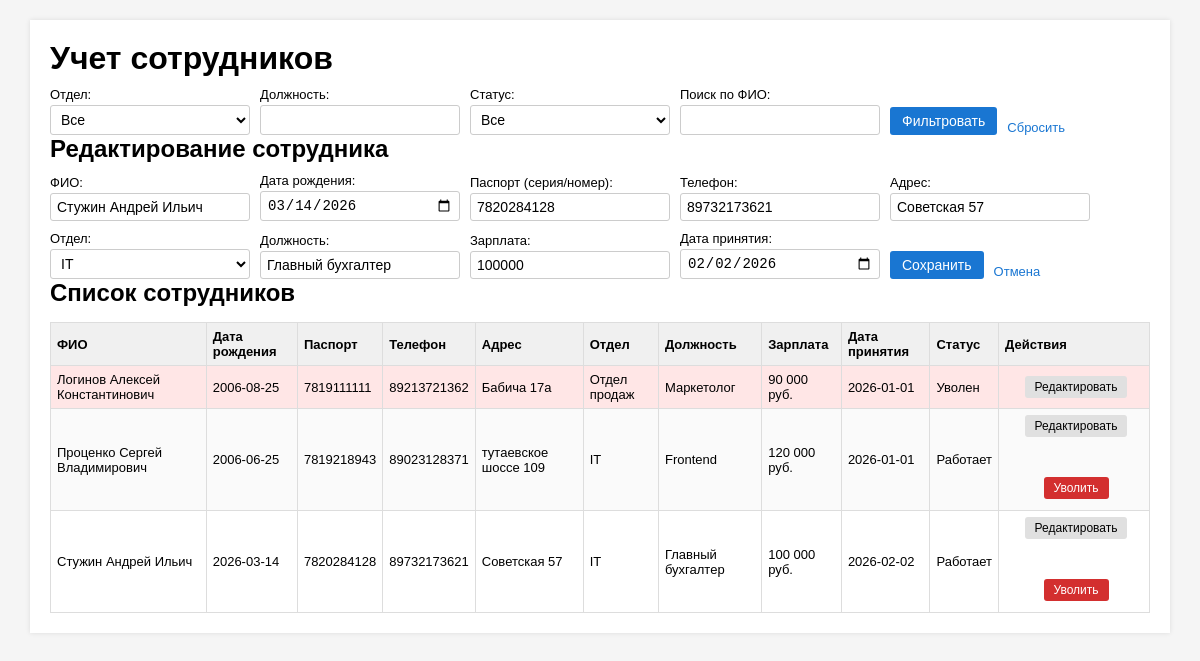
/index.php?edit_id=3, run on the app's committed database.
### tables this page shows
CREATE TABLE `employees` (
  `id` int NOT NULL,
  `full_name` varchar(255) NOT NULL,
  `birth_date` date NOT NULL,
  `passport` varchar(20) NOT NULL,
  `phone` varchar(20) NOT NULL,
  `address` varchar(255) NOT NULL,
  `department` varchar(100) NOT NULL,
  `position` varchar(100) NOT NULL,
  `salary` decimal(10,2) NOT NULL,
  `hire_date` date NOT NULL,
  `is_fired` tinyint(1) NOT NULL DEFAULT '0',
  `fired_at` date DEFAULT NULL
);

### index.php (the view, shortened to what this page needs)
<?php
require_once 'db.php';
$errors = [];
$departments = ['IT', 'Бухгалтерия', 'Отдел продаж'];
$filter_position = trim($_GET['filter_position'] ?? '');
$search_name = trim($_GET['search_name'] ?? '');
$filter_status = trim($_GET['filter_status'] ?? '');
$sql = 'SELECT * FROM employees';
$sql .= ' ORDER BY full_name';
$stmt = $conn->prepare($sql);
$stmt->execute();
$employees = $stmt->get_result();
$edit_id = isset($_GET['edit_id']) ? (int)$_GET['edit_id'] : 0;
$edit_employee = null;
$edit_locked = false;
if ($edit_id > 0) {
    $stmt2 = $conn->prepare('SELECT * FROM employees WHERE id = ?');
    $stmt2->bind_param('i', $edit_id);
    $stmt2->execute();
    $res2 = $stmt2->get_result();
    $edit_employee = $res2->fetch_assoc();
}
$is_post_save = $_SERVER['REQUEST_METHOD'] === 'POST' && (($_POST['action'] ?? '') === 'save');
$form_data = [
    'id' => 0,
    'full_name' => '',
    'birth_date' => '',
    'passport' => '',
    'phone' => '',
    'address' => '',
    'department' => '',
    'position' => '',
    'salary' => '',
    'hire_date' => '',
];
if ($is_post_save && !empty($errors)) {
    $form_data['id'] = isset($_POST['id']) ? (int)$_POST['id'] : 0;
    $form_data['full_name'] = trim($_POST['full_name'] ?? '');
    $form_data['birth_date'] = $_POST['birth_date'] ?? '';
    $form_data['passport'] = trim($_POST['passport'] ?? '');
    $form_data['phone'] = trim($_POST['phone'] ?? '');
    $form_data['address'] = trim($_POST['address'] ?? '');
    $form_data['department'] = trim($_POST['department'] ?? '');
    $form_data['position'] = trim($_POST['position'] ?? '');
    $form_data['salary'] = trim($_POST['salary'] ?? '');
    $form_data['hire_date'] = $_POST['hire_date'] ?? '';
} elseif ($edit_employee) {
    $form_data['id'] = (int)$edit_employee['id'];
    $form_data['full_name'] = $edit_employee['full_name'];
    $form_data['birth_date'] = $edit_employee['birth_date'];
    $form_data['passport'] = $edit_employee['passport'];
    $form_data['phone'] = $edit_employee['phone'];
    $form_data['address'] = $edit_employee['address'];
    $form_data['department'] = $edit_employee['department'];
    $form_data['position'] = $edit_employee['position'];
    $form_data['salary'] = rtrim(rtrim($edit_employee['salary'], '0'), '.');
    $form_data['hire_date'] = $edit_employee['hire_date'];
}
?>
<!DOCTYPE html>
<html lang="ru">
<head>
    <link rel="stylesheet" href="style.css">
</head>
<body>
<div class="container">
    <h1>Учет сотрудников</h1>
    <div class="filters">
        <form method="get">
            <div>
                <label>Отдел:</label>
                <select name="filter_department">
                    <option value="">Все</option>
                </select>
            </div>
            <div>
                <label>Должность:</label>
                <input type="text" name="filter_position" value="<?php echo htmlspecialchars($filter_position); ?>">
            </div>
            <div>
                <label>Статус:</label>
                <select name="filter_status">
                    <option value="" <?php echo $filter_status === '' ? 'selected' : ''; ?>>Все</option>
                </select>
            </div>
            <div>
                <label>Поиск по ФИО:</label>
                <input type="text" name="search_name" value="<?php echo htmlspecialchars($search_name); ?>">
            </div>
            <button type="submit">Фильтровать</button>
            <a href="index.php" class="reset-link">Сбросить</a>
        </form>
    </div>
    <div class="form-block">
        <h2><?php echo $edit_employee ? 'Редактирование сотрудника' : 'Новый сотрудник'; ?></h2>
        <?php if ($edit_locked): ?>
            <div class="info">Сотрудник уволен, редактирование недоступно.</div>
        <?php else: ?>
        <form method="post" id="employeeForm">
            <div class="row">
                <label>ФИО:</label>
                <input type="text" name="full_name" required value="<?php echo htmlspecialchars($form_data['full_name']); ?>">
            </div>
            <div class="row">
                <label>Дата рождения:</label>
                <input type="date" name="birth_date" required value="<?php echo htmlspecialchars($form_data['birth_date']); ?>">
            </div>
            <div class="row">
                <label>Паспорт (серия/номер):</label>
                <input
                    type="text"
                    name="passport"
                    id="passport"
                    required
                    maxlength="10"
                    pattern="\d{10}"
                    title="Паспорт: 10 цифр подряд (4 серии и 6 номера)"
                    value="<?php echo htmlspecialchars($form_data['passport']); ?>"
                >
            </div>
            <div class="row">
                <label>Телефон:</label>
                <input type="tel" name="phone" id="phone" required pattern="[78]\d{10}" maxlength="11" placeholder="8XXXXXXXXXX" value="<?php echo htmlspecialchars($form_data['phone']); ?>">
            </div>
            <div class="row">
                <label>Адрес:</label>
                <input type="text" name="address" required value="<?php echo htmlspecialchars($form_data['address']); ?>">
            </div>
            <div class="row">
                <label>Отдел:</label>
                <select name="department" required>
                    <?php foreach ($departments as $dep): ?>
                        <option value="<?php echo htmlspecialchars($dep); ?>" <?php echo $form_data['department'] === $dep ? 'selected' : ''; ?>>
                            <?php echo htmlspecialchars($dep); ?>
                        </option>
                    <?php endforeach; ?>
                </select>
            </div>
            <div class="row">
                <label>Должность:</label>
                <input type="text" name="position" required value="<?php echo htmlspecialchars($form_data['position']); ?>">
            </div>
            <div class="row">
                <label>Зарплата:</label>
                <input type="text" name="salary" required value="<?php echo htmlspecialchars($form_data['salary']); ?>">
            </div>
            <div class="row">
                <label>Дата принятия:</label>
                <input type="date" name="hire_date" required value="<?php echo htmlspecialchars($form_data['hire_date']); ?>">
            </div>
            <button type="submit">Сохранить</button>
            <?php if ($edit_employee): ?>
                <a href="index.php" class="reset-link">Отмена</a>
            <?php endif; ?>
        </form>
        <?php endif; ?>
    </div>
    <h2>Список сотрудников</h2>
    <table>
        <thead>
        <tr>
            <th>ФИО</th>
            <th>Дата рождения</th>
            <th>Паспорт</th>
            <th>Телефон</th>
            <th>Адрес</th>
            <th>Отдел</th>
            <th>Должность</th>
            <th>Зарплата</th>
            <th>Дата принятия</th>
            <th>Статус</th>
            <th>Действия</th>
        </tr>
        </thead>
        <tbody>
        <?php while ($row = $employees->fetch_assoc()): ?>
            <tr class="<?php echo (int)$row['is_fired'] === 1 ? 'fired' : ''; ?>">
                <td><?php echo htmlspecialchars($row['full_name']); ?></td>
                <td><?php echo htmlspecialchars($row['birth_date']); ?></td>
                <td><?php echo htmlspecialchars($row['passport']); ?></td>
                <td><?php echo htmlspecialchars($row['phone']); ?></td>
                <td><?php echo htmlspecialchars($row['address']); ?></td>
                <td><?php echo htmlspecialchars($row['department']); ?></td>
                <td><?php echo htmlspecialchars($row['position']); ?></td>
                <td>
                    <?php
                    $salaryValue = (float)$row['salary'];
                    echo number_format($salaryValue, 0, '', ' ') . ' руб.';
                    ?>
                </td>
                <td><?php echo htmlspecialchars($row['hire_date']); ?></td>
                <td>
                    <?php if ((int)$row['is_fired'] === 1): ?>
                        Уволен
                    <?php else: ?>
                        Работает
                    <?php endif; ?>
                </td>
                <td class="actions-cell">
                    <a href="index.php?edit_id=<?php echo (int)$row['id']; ?>" class="btn btn-secondary">Редактировать</a>
                    <?php if ((int)$row['is_fired'] === 0): ?>
                        <form method="post" style="display:inline;">
                            <button type="submit" class="btn btn-danger" onclick="return confirm('Вы уверены, что хотите уволить сотрудника?');">Уволить</button>
                        </form>
                    <?php endif; ?>
                </td>
            </tr>
        <?php endwhile; ?>
        </tbody>
    </table>
</div>
</body>
</html>

### style.css (style rules this page uses)
body { font-family: Arial, sans-serif; background: #f5f5f5; margin: 0; padding: 0; }
.container { max-width: 1100px; margin: 20px auto; background: #fff; padding: 20px; box-shadow: 0 0 5px rgba(0,0,0,0.1); }
h1, h2 { margin-top: 0; margin-bottom: 10px; }
.filters form, .form-block form { display: flex; flex-wrap: wrap; gap: 10px; align-items: flex-end; }
.filters form { justify-content: flex-start; }
.filters div, .form-block .row { display: flex; flex-direction: column; min-width: 200px; }
label { font-size: 13px; margin-bottom: 3px; }
input[type="text"], input[type="tel"], input[type="date"], select { padding: 5px 6px; border: 1px solid #ccc; border-radius: 3px; font-size: 14px; background-color: #fff; box-sizing: border-box; }
.filters select, .filters input[type="text"] { height: 30px; }
button { padding: 6px 12px; border: none; background: #1976d2; color: #fff; cursor: pointer; border-radius: 3px; font-size: 14px; }
.reset-link, td a { font-size: 13px; color: #1976d2; text-decoration: none; }
table { width: 100%; border-collapse: collapse; margin-top: 15px; font-size: 13px; }
th, td { border: 1px solid #ddd; padding: 6px; text-align: left; }
th { background: #f0f0f0; }
tr:nth-child(even) { background: #fafafa; }
tr.fired { background: #ffe6e6; }
.actions-cell { text-align: center; }
.actions-cell a, .actions-cell form { display: inline-block; margin-left: 4px; }
.btn { display: inline-block; padding: 4px 10px; border-radius: 3px; font-size: 12px; text-decoration: none; border: none; cursor: pointer; }
.actions-cell .btn-danger { margin-top: 40px; }
.btn-secondary { background: #e0e0e0; color: #000; }
.btn-danger { background: #d32f2f; color: #fff; margin-bottom: 5px; }

### data on the page
employees: full_name "Стужин Андрей Ильич", birth_date "03/14/2026", passport "7820284128", phone "89732173621", address "Советская 57", department "IT", position "Главный бухгалтер", salary "100000", hire_date "02/02/2026", birth_date "2026-03-14", salary "100 000", hire_date "2026-02-02", is_fired "Работает"
employees: full_name "Логинов Алексей Константинович", birth_date "2006-08-25", passport "7819111111", phone "89213721362", address "Бабича 17а", department "Отдел продаж", position "Маркетолог", salary "90 000", hire_date "2026-01-01", is_fired "Уволен"
employees: full_name "Проценко Сергей Владимирович", birth_date "2006-06-25", passport "7819218943", phone "89023128371", address "тутаевское шоссе 109", department "IT", position "Frontend", salary "120 000", hire_date "2026-01-01", is_fired "Работает"
